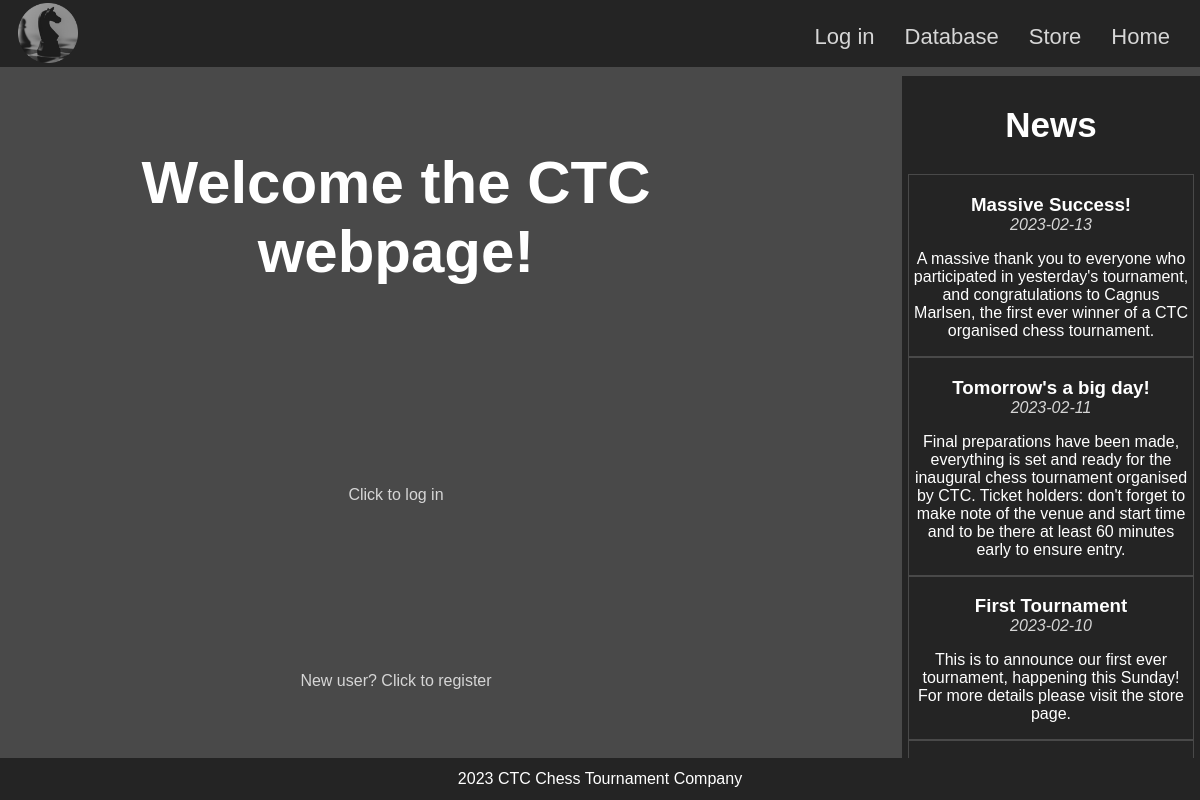
The page / on the database its author committed.
### tables this page shows
CREATE TABLE news
(
    blog_id INTEGER PRIMARY KEY AUTOINCREMENT,
    title TEXT NOT NULL,
    date TEXT NOT NULL,
    content TEXT NOT NULL
);

### app.py (the view)
@app.route("/")
def index():
    db = get_db()
    news = db.execute("""SELECT * FROM news ORDER BY blog_id DESC;""").fetchall()
    return render_template("index.html", news=news)

### app.py (called while the page is built)
@app.before_request
def logged_in_user():
    g.user = session.get("username", None)

### database.py (called while the page is built)
def get_db():
    if "db" not in g:
        g.db = sqlite3.connect(DATABASE,
            detect_types=sqlite3.PARSE_DECLTYPES
        )
        g.db.row_factory = sqlite3.Row
    return g.db

### templates/index.html
{% extends "base.html" %}
{% block main_content %}
<section id="index">
    <h1 id="welcome">Welcome the CTC webpage!</h1>
    <section id="login">
        <a href="{{ url_for('login') }}">Click to log in</a>
    </section>
    <section id="register">
        <a href="{{ url_for('register') }}">New user? Click to register</a>
    </section>
    <section id="news">
        <h2>News</h2>
        <ul>
            {% for blog in news %}
            <li class="bloglist">
                <h3>{{ blog["title"] }}</h3>
                <p>{{ blog["date"] }}</p>
                <p>{{ blog["content"] }}</p>
            </li>
            {% endfor %}
        </ul>
    </section>
</section>
{% endblock %}

### static/styles.css (style rules this page uses)
:root { --main-background-color: #242424; --secondary-color: #353535; --tertiary-color: #494949; --section-background: #242424e5; }
html { scroll-behavior: smooth; background-color: var(--main-background-color); height: 100%; }
body { background-color: var(--tertiary-color); background-image: url('background.jpg'); background-size: cover; background-attachment: fixed; margin: 0%; padding: 0%; display: grid; height: 100%; grid-template-columns: 1fr; grid-template-rows: auto; grid-template-areas: "header" "main" "footer"; font-family: Calibri, 'Trebuchet MS', sans-serif; }
a:link { text-decoration: none; color: #d6d6d6; }
#index { grid-area: main; display: grid; grid-template-columns: 3fr 1fr; grid-template-rows: auto; grid-template-areas: "welcome news" "login news" "register news"; color: #ffffff; }
#index { height: 88.7vh; }
#welcome { grid-area: welcome; text-align: center; margin-right: 12%; margin-top: 8%; font-size: 60px; }
#register { grid-area: register; text-align: center; margin-right: 12%; margin-top: 6%; height: fit-content; }
#login { grid-area: login; text-align: center; margin-right: 12%; padding-top: 6%; margin-bottom: 2%; }
#news { grid-area: news; text-align: center; background-color: var(--main-background-color); border-left: 2px solid var(--tertiary-color); border-bottom: 2px solid var(--tertiary-color); overflow: scroll; overflow-x: hidden; height: auto !important; height: 88vh; }
ul { list-style: none; padding-left: 0%; }
.bloglist { border: 1px solid var(--tertiary-color); margin-right: 2%; margin-left: 2%; padding-left: 0.25%; padding-right: 0.25%; }
li > :first-child { margin-bottom: 0%; }
li > :nth-child(2) { margin-top: 0%; color: #d6d6d6; font-style: italic; }
h2 { font-size: 35px; }

### rows shown on the page
news: title "Massive Success!", date "2023-02-13", content "A massive thank you to everyone who participated in yesterday's tournament, and congratulations to Cagnus Marlsen, the first ever winner of a CTC organised chess tournament."
news: title "Tomorrow's a big day!", date "2023-02-11", content "Final preparations have been made, everything is set and ready for the inaugural chess tournament organised by CTC. Ticket holders: don't forget to make note of the venue and start time and to be there at least 60 minutes early to ensure entry."
news: title "First Tournament", date "2023-02-10", content "This is to announce our first ever tournament, happening this Sunday! For more details please visit the store page."
